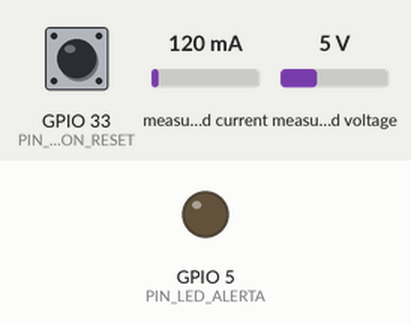
A program run on a simulated ESP32. Parts: output pins drawn as LEDs (lit = HIGH). Wiring (inferred from the names in the program): INA219 current sensor at I2C address 0x40. The test bench sets the inputs (shaded band); at power-on: measured current 120 mA, GPIO 33 (PIN_BOTON_RESET) HIGH, measured voltage 5 V. EEPROM starts erased; what the program prints to the serial monitor is not drawn.

Above: at 1.8 s.
1.9 s: measured current set to 748 mA
4.5 s: measured current set to 817 mA
At 5.8 s:
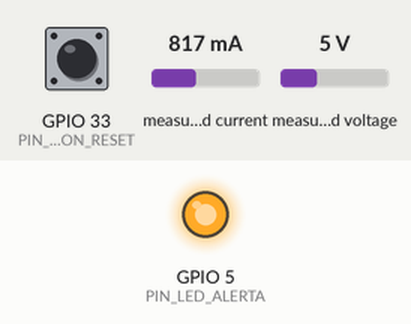
6.3 s: GPIO 33 (PIN_BOTON_RESET) pulled LOW for 0.15 s
11.6 s: measured current set to 500 mA
At 12.3 s:
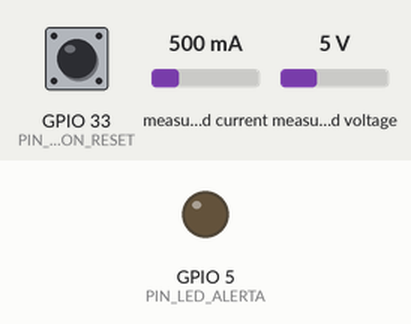
Timing chart, 0 to 14.6 s (numbered marks = the images above; inputs shaded):
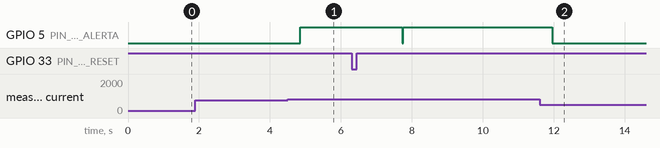

Measured:
- the behaviour switches between 780 and 781 mA on measured current (found by bisection; images 0 and 1)
- after the input at 1.9 s, every drawn part: stays the same
- after the input at 4.5 s, GPIO 5 (PIN_LED_ALERTA): LOW → HIGH after 0.36 s
- after the input at 6.3 s, GPIO 5 (PIN_LED_ALERTA): HIGH → LOW after 1.4 s, → HIGH 0.03 s later
- after the input at 11.6 s, GPIO 5 (PIN_LED_ALERTA): HIGH → LOW after 0.36 s

The program:

main.cpp
```cpp
#include <Arduino.h>
#include <Wire.h>
#include <Adafruit_INA219.h>
#include "Calibration.h"

// Pines del circuito
constexpr uint8_t PIN_BOTON_RESET = 33;
constexpr uint8_t PIN_LED_ALERTA  = 5;  // Encendido SOLO ante alerta activa
constexpr uint8_t PIN_SDA         = 21;
constexpr uint8_t PIN_SCL         = 22;

// Shunt R100 = 0.1 Ohmios alimentado a 10 V
constexpr float SHUNT_OHMS = 0.1f;

Adafruit_INA219 ina219(0x40);
CalibradorINA219 calibrador(PIN_BOTON_RESET, PIN_LED_ALERTA, SHUNT_OHMS);

unsigned long tAnterior = 0;
constexpr unsigned long PERIODO_IMPRESION_MS = 600;

void setup() {
    Serial.begin(115200);
    delay(400);

    Wire.begin(PIN_SDA, PIN_SCL);

    // Si falla el sensor al iniciar, el LED en GPIO 5 queda encendido fijo como alerta
    if (!calibrador.iniciar(ina219, RANGO_800MA)) {
        while (true) delay(1000);
    }
}

void loop() {
    calibrador.actualizar(ina219);

    if (millis() - tAnterior >= PERIODO_IMPRESION_MS) {
        tAnterior = millis();

        LecturaCalibrada lec = calibrador.leer(ina219);

        Serial.printf("V_bus: %6.3f V | V_shunt: %6.2f mV | I_cruda: %7.2f mA | I_cal: %7.2f mA | P: %7.1f mW",
                      lec.voltajeBus_V,
                      lec.voltajeShunt_mV,
                      lec.corrienteCruda_mA,
                      lec.corrienteCalibrada_mA,
                      lec.potencia_mW);

        if (lec.hayAlerta) {
            Serial.print("  [ALERTA LED ON: ");
            Serial.print(lec.motivoAlerta);
            Serial.print("]");
        }
        Serial.println();
    }
}
```
